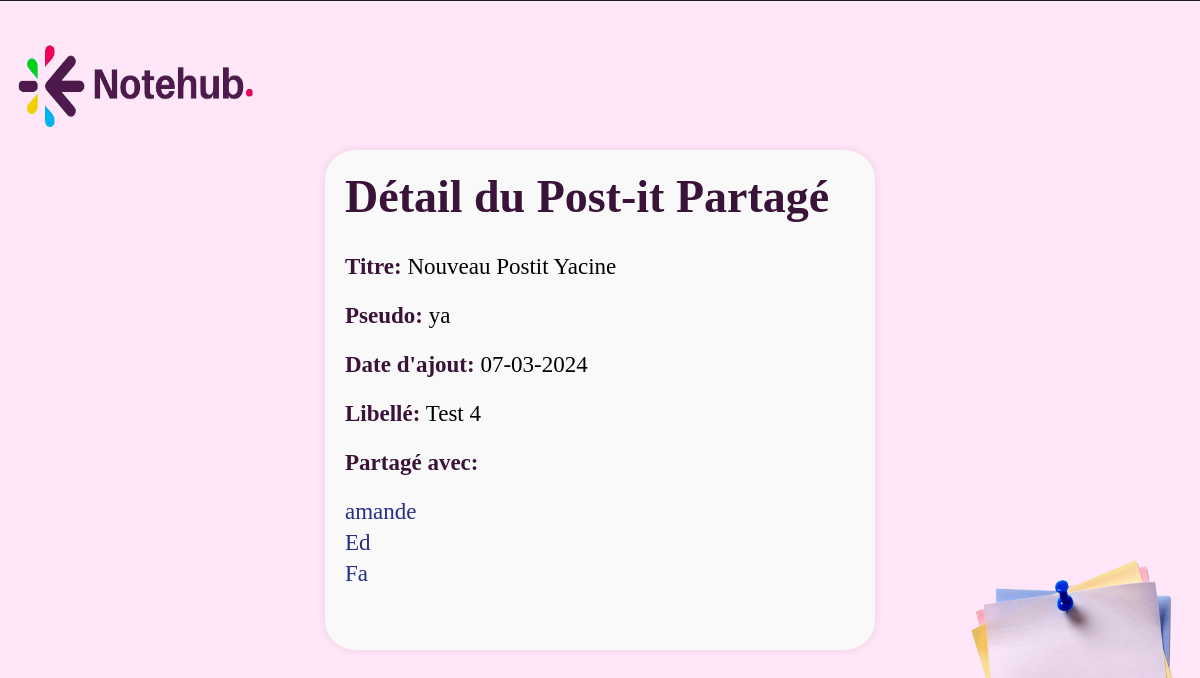
Before: /controleur/PostitSharedDetailControleur.php?id=41 (signed in) with the older database file.
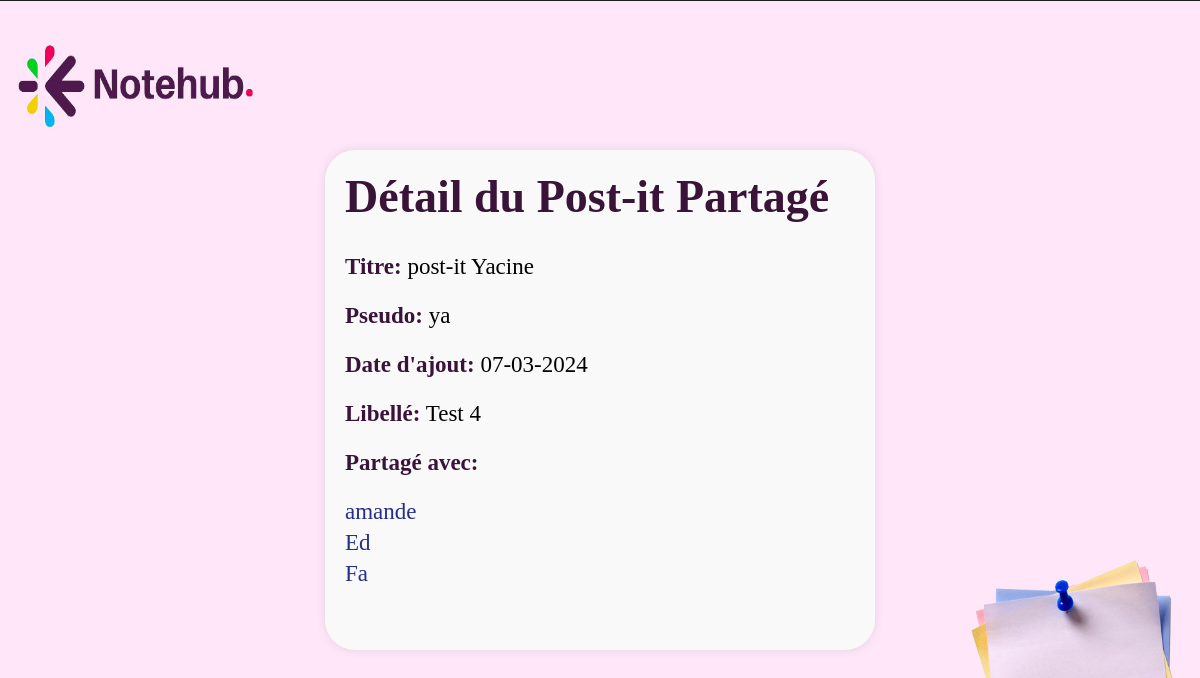
After: the same page with the newer database file.
### tables this page shows
CREATE TABLE POSTIT (
    IDPOSTIT INTEGER PRIMARY KEY AUTOINCREMENT,
    DATEDECREATION TEXT NOT NULL,
    TITRE TEXT NOT NULL,
    PSEUDO TEXT NOT NULL,
    LIBELLE TEXT NOT NULL,
    IDUSER INTEGER,
    FOREIGN KEY (IDUSER) REFERENCES USER(IDUSER)
);

### modele/PostitModel.php (called while the page is built, shortened)
<?php
class PostitModel {
    private $db;
    public function __construct() {
        $this->db = new PDO('sqlite:C:\xampp\htdocs\ProjetTER\src\bdd\scrip.sqlite');
    }
    public function getPostitsById($postitId) {
        $sql = "SELECT p.* FROM POSTIT p
                WHERE p.IDPOSTIT = :postitId ";
        $stmt = $this->db->prepare($sql);
        $stmt->bindParam(':postitId', $postitId, PDO::PARAM_INT);
        $stmt->execute();
        return $stmt->fetch(PDO::FETCH_ASSOC);
    }
    public function getSharedUserById($postitid) {
        $sql = "SELECT u.* FROM USER u
                INNER JOIN Partage pa ON u.IDUSER = pa.IDUSER
                WHERE pa.IDPOSTIT = :idPostit";
        $stmt = $this->db->prepare($sql);
        $stmt->bindParam(':idPostit', $postitid);
        $stmt->execute();
        return $stmt->fetchAll(PDO::FETCH_ASSOC);
    }
}
?>

### vue/PostitSharedDetailVue.php (the view, shortened to what this page needs)
<!DOCTYPE html>
<html lang="fr">
<head>
    <link rel="stylesheet" href="vue/styles/style2.css">
</head>
<body>
<div class="detail-container">
    <h1>Détail du Post-it Partagé</h1>
    <p><strong>Titre:</strong> <?php echo htmlspecialchars($postitDetails['TITRE']); ?></p>
    <p><strong>Pseudo:</strong> <?php echo htmlspecialchars($postitDetails['PSEUDO']); ?></p>
    <p><strong>Date d'ajout:</strong> <?php echo htmlspecialchars($postitDetails['DATEDECREATION']); ?></p>
    <p><strong>Libellé:</strong> <?php echo nl2br(htmlspecialchars($postitDetails['LIBELLE'])); ?></p>
    <p><strong>Partagé avec:</strong></p>
    <ul>
        <?php foreach ($sharedUsers as $user): ?>
            <li><?php echo htmlspecialchars($user['PSEUDO']); ?></li>
        <?php endforeach; ?>
    </ul>
</div>
</body>
</html>

Changed rows visible on the page:
changed postit "ya": TITRE "Nouveau Postit Yacine" → "post-it Yacine"
